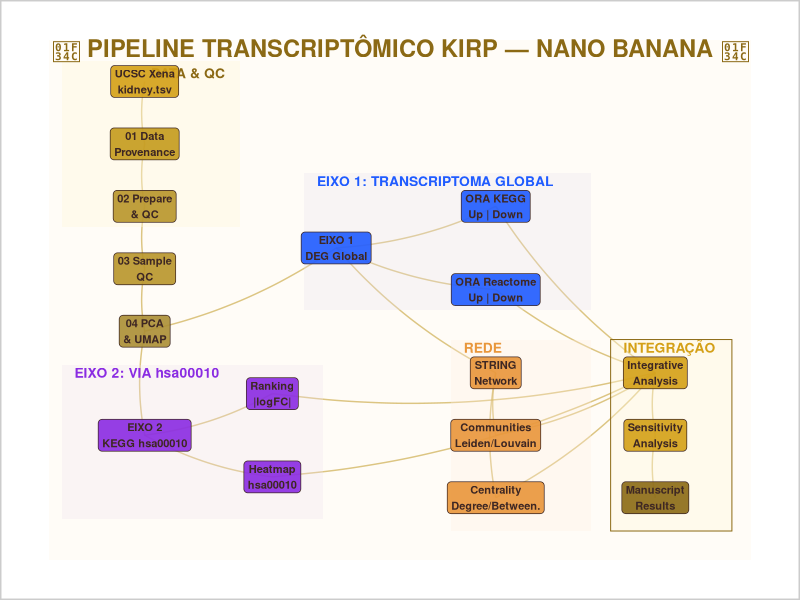

This chart was generated by the following R code:
# 12_flowchart.R
# 🍌 Fluxograma analítico — Nano Banana Theme

suppressPackageStartupMessages({
  library(ggplot2)
  library(dplyr)
  library(tibble)
})

repo_root <- normalizePath(file.path(getwd()), winslash = "/", mustWork = TRUE)
dir.create(file.path(repo_root, "results", "figures"), recursive = TRUE, showWarnings = FALSE)

# ── 🍌 NANO BANANA PALETTE ──
banana_cream  <- "#FFF8DC"
banana_yellow <- "#FFE135"
banana_dark   <- "#D4A017"
banana_brown  <- "#8B6914"
banana_bg     <- "#FFFAF0"
banana_light  <- "#FFFDE7"
purple_node   <- "#8A2BE2"
blue_node     <- "#1F5BFF"
grey_node     <- "#E8D5A3"
node_text     <- "#3E2723"

# Build flowchart nodes
nodes <- tribble(
  ~id, ~label, ~x, ~y, ~phase,
  "N1", "UCSC Xena\nkidney.tsv", 1, 10, "data",
  "N2", "01 Data\nProvenance", 1, 8.5, "audit",
  "N3", "02 Prepare\n& QC", 1, 7, "qc",
  "N4", "03 Sample\nQC", 1, 5.5, "qc",
  
  "N5", "04 PCA\n& UMAP", 1, 4, "explore",
  
  "N6", "EIXO 1\nDEG Global", 4, 6, "global",
  "N7", "ORA KEGG\nUp | Down", 6.5, 7, "global",
  "N8", "ORA Reactome\nUp | Down", 6.5, 5, "global",
  
  "N9", "EIXO 2\nKEGG hsa00010", 1, 1.5, "targeted",
  "N10", "Heatmap\nhsa00010", 3, 0.5, "targeted",
  "N11", "Ranking\n|logFC|", 3, 2.5, "targeted",
  
  "N12", "STRING\nNetwork", 6.5, 3, "network",
  "N13", "Communities\nLeiden/Louvain", 6.5, 1.5, "network",
  "N14", "Centrality\nDegree/Between.", 6.5, 0, "network",
  
  "N15", "Integrative\nAnalysis", 9, 3, "integrate",
  "N16", "Sensitivity\nAnalysis", 9, 1.5, "integrate",
  "N17", "Manuscript\nResults", 9, 0, "output"
)

edges <- tribble(
  ~from, ~to,
  "N1", "N2", "N2", "N3", "N3", "N4",
  "N4", "N5",
  "N5", "N6",
  "N6", "N7", "N6", "N8",
  "N5", "N9",
  "N9", "N10", "N9", "N11",
  "N6", "N12",
  "N12", "N13", "N12", "N14",
  "N13", "N15", "N14", "N15",
  "N7", "N15", "N8", "N15",
  "N10", "N15", "N11", "N15",
  "N15", "N16",
  "N16", "N17"
)

# Build line segments for edges
edge_lines <- lapply(1:(length(edges$from)), function(i) {
  f <- edges$from[i]; t <- edges$to[i]
  nf <- nodes[nodes$id == f, ]; nt <- nodes[nodes$id == t, ]
  tibble(x = nf$x, xend = nt$x, y = nf$y, yend = nt$y)
}) |> bind_rows()

phase_colors <- c(
  data      = "#D4A017",
  audit     = "#C49A1C",
  qc        = "#B8942A",
  explore   = "#AB8E35",
  global    = blue_node,
  targeted  = purple_node,
  network   = "#E8963A",
  integrate = "#D4A017",
  output    = banana_brown
)

p_flow <- ggplot() +
  # Background
  annotate("rect", xmin = -0.5, xmax = 10.5, ymin = -1.5, ymax = 11,
           fill = banana_bg, alpha = 0.5) +
  # Edges
  geom_curve(data = edge_lines,
             aes(x = x, y = y, xend = xend, yend = yend),
             curvature = 0.1, color = "#C4A035", linewidth = 0.5, alpha = 0.6) +
  # Phase bands
  annotate("rect", xmin = -0.3, xmax = 2.5, ymin = 6.5, ymax = 10.5,
           fill = banana_cream, alpha = 0.4) +
  annotate("text", x = 1.1, y = 10.2, label = "DATA & QC", hjust = 0,
           color = banana_brown, fontface = "bold", size = 3.5) +
  annotate("rect", xmin = 3.5, xmax = 8, ymin = 4.5, ymax = 7.8,
           fill = "#E8E0F0", alpha = 0.3) +
  annotate("text", x = 3.7, y = 7.6, label = "EIXO 1: TRANSCRIPTOMA GLOBAL", hjust = 0,
           color = blue_node, fontface = "bold", size = 3.5) +
  annotate("rect", xmin = -0.3, xmax = 3.8, ymin = -0.5, ymax = 3.2,
           fill = "#F0E0F0", alpha = 0.3) +
  annotate("text", x = -0.1, y = 3.0, label = "EIXO 2: VIA hsa00010", hjust = 0,
           color = purple_node, fontface = "bold", size = 3.5) +
  annotate("rect", xmin = 5.8, xmax = 8, ymin = -0.8, ymax = 3.8,
           fill = "#FFF0E0", alpha = 0.3) +
  annotate("text", x = 6, y = 3.6, label = "REDE", hjust = 0,
           color = "#E8963A", fontface = "bold", size = 3.5) +
  annotate("rect", xmin = 8.3, xmax = 10.2, ymin = -0.8, ymax = 3.8,
           fill = banana_cream, alpha = 0.4) +
  annotate("text", x = 8.5, y = 3.6, label = "INTEGRAÇÃO", hjust = 0,
           color = banana_dark, fontface = "bold", size = 3.5) +
  # Title
  annotate("text", x = 5, y = 10.8,
           label = "🍌 PIPELINE TRANSCRIPTÔMICO KIRP — NANO BANANA 🍌",
           size = 6, fontface = "bold", color = banana_brown) +
  # Nodes
  geom_label(data = nodes, aes(x = x, y = y, label = label, fill = phase),
             color = node_text, size = 2.8, fontface = "bold",
             label.padding = unit(0.3, "lines"), label.r = unit(0.3, "lines"),
             alpha = 0.9) +
  scale_fill_manual(values = phase_colors, guide = "none") +
  xlim(-0.5, 10.5) + ylim(-1.5, 11) +
  theme_void() +
  theme(plot.background = element_rect(fill = "white", color = "grey80", linewidth = 1),
        plot.margin = margin(10, 10, 10, 10))

ggsave(file.path(repo_root, "results", "figures", "Flowchart_pipeline.png"),
       p_flow, width = 14, height = 11, dpi = 300)

message("🍌 Flowchart saved! Nano banana complete.")
